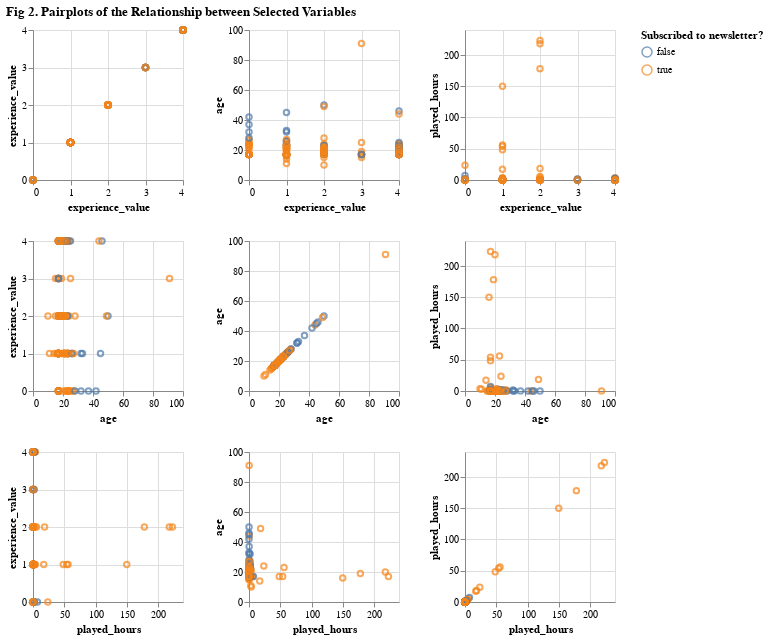

Notebook source saved alongside this figure:
### Markdown cell above
Figure 2. A scatterplot matric (pairplot) is used to explore the relationship between `played_hours` and predictors `age` and `experience`.

Legend: Orange = subscribed to the newsletter, Blue = not subscribed to the newsletter

### Code cell
columns_to_plot = ['experience_value','age','played_hours']

player_pairs = alt.Chart(players_train).mark_point().encode(
    x = alt.X(alt.repeat("row"), type="quantitative"),
    y = alt.Y(alt.repeat("column"), type="quantitative"),
    color = alt.Color('subscribe').title('Subscribed to newsletter?')
).properties(
    width=150,
    height=150,
).repeat(
    column=columns_to_plot,
    row=columns_to_plot
)

player_pairs.properties(title=['Fig 2. Pairplots of the Relationship between Selected Variables'])

### Figure 1 — Vega-Lite specification as saved in the notebook (floating-point values rounded to 4 significant figures; data arrays with more than 128 entries replaced by an {"elided": "..."} marker saying what was removed)
{"config": {"view": {"continuousWidth": 300, "continuousHeight": 300}}, "repeat": {"column": ["experience_value", "age", "played_hours"], "row": ["experience_value", "age", "played_hours"]}, "spec": {"data": {"name": "data-431e0f62d1b3d7b037bb6f40f00971d0"}, "mark": {"type": "point"}, "encoding": {"color": {"field": "subscribe", "title": "Subscribed to newsletter?", "type": "nominal"}, "x": {"field": {"repeat": "row"}, "type": "quantitative"}, "y": {"field": {"repeat": "column"}, "type": "quantitative"}}, "height": 150, "width": 150}, "title": ["Fig 2. Pairplots of the Relationship between Selected Variables"], "$schema": "https://vega.github.io/schema/vega-lite/v5.20.1.json", "datasets": {"data-431e0f62d1b3d7b037bb6f40f00971d0": {"elided": "156 records"}}}
